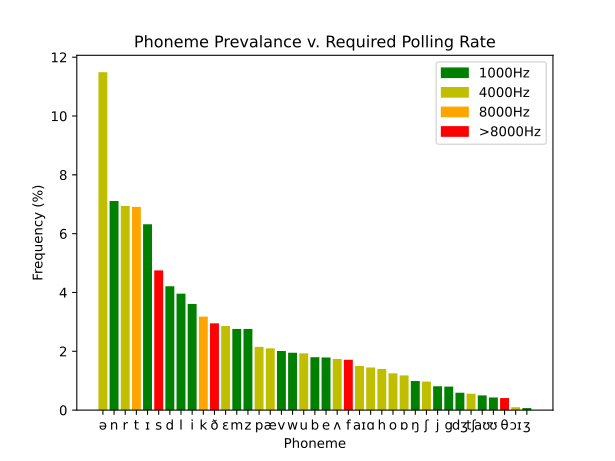

Write Python code to recreate this figure.
import matplotlib.pyplot as plt 
import numpy as np
import csv 
  
x = [] 
y = [] 
freq = []
  
with open('phoneme.csv','r') as cf: 
    data = csv.reader(cf, delimiter = ',') 

      
    for row in data: 
        if row[0] == 'phoneme':
            continue
        x.append(row[0]) 
        y.append(float(row[1])) 
        freq.append(int(row[2]))

colors = []
accept_colors = ['g', 'y', 'orange', 'r']

for i in freq:
    c = accept_colors[3]
    if i < 4000:
        c = accept_colors[2]
    if i < 2000:
        c = accept_colors[1]
    if i < 500:
        c = accept_colors[0]
    if i < 0:
        assert False, "bad data value"
    colors.append(c)

leg_labels=['1000Hz', '4000Hz', '8000Hz', '>8000Hz']

handles = [plt.Rectangle((0,0),1,1, color=label) for label in accept_colors]
plt.legend(handles, leg_labels)

print("sum {}".format(np.sum(y)))
plt.bar(x, y, color = colors, label="Phoneme Frequency") 
plt.xlabel('Phoneme') 
plt.ylabel('Frequency (%)') 
# plt.xlim(2000,2025)
# plt.ylim(0,30000)
plt.title('Phoneme Prevalance v. Required Polling Rate') 
plt.savefig("phoneme.svg", format="svg")
plt.show()
